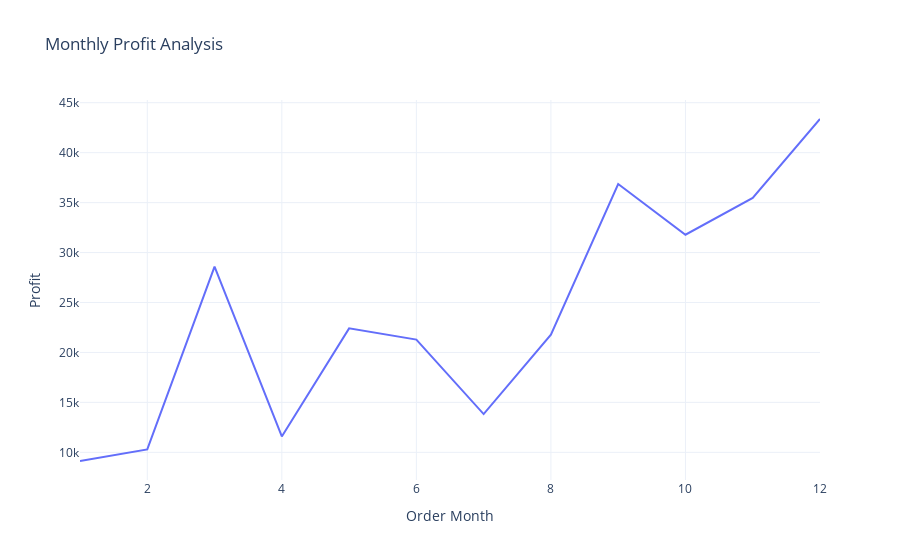

Notebook code cell kept with this figure:
### Code cell
fig = px.line(profit_by_month,
              x = 'Order Month',
              y = 'Profit',
              title = 'Monthly Profit Analysis')

fig.show()

### Figure 1 — Plotly figure (JSON) as saved in the notebook; plotly's stock layout.template omitted (floating-point values rounded to 4 significant figures)
{"data": [{"hovertemplate": "Order Month=%{x}<br>Profit=%{y}<extra></extra>", "legendgroup": "", "line": {"color": "#636efa", "dash": "solid"}, "marker": {"symbol": "circle"}, "mode": "lines", "name": "", "orientation": "v", "showlegend": false, "type": "scatter", "x": [1, 2, 3, 4, 5, 6, 7, 8, 9, 10, 11, 12], "xaxis": "x", "y": [9134.0, 10290.0, 28590.0, 11590.0, 22410.0, 21290.0, 13830.0, 21780.0, 36860.0, 31780.0, 35470.0, 43370.0], "yaxis": "y"}], "layout": {"legend": {"tracegroupgap": 0}, "title": {"text": "Monthly Profit Analysis"}, "xaxis": {"anchor": "y", "domain": [0, 1], "title": {"text": "Order Month"}}, "yaxis": {"anchor": "x", "domain": [0, 1], "title": {"text": "Profit"}}}}
